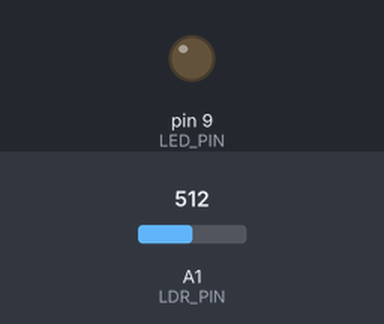
Recording of a sketch running on a simulated Arduino Uno, built with avr-gcc and run on an emulated ATmega328P. Parts: output pins drawn as LEDs (lit = HIGH). The test bench sets the inputs (shaded band); at power-on: A1 (LDR_PIN) = 512. What the sketch prints to the serial monitor is not drawn.

Above: at 1.3 s.
1.4 s: A1 (LDR_PIN) set to 485
At 2.7 s:
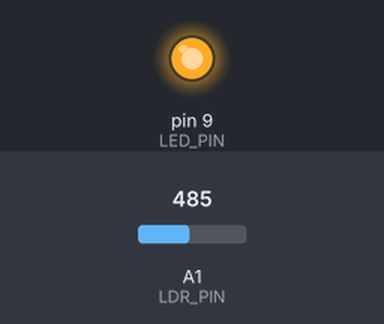
3.0 s: A1 (LDR_PIN) set to 510
At 4.0 s:
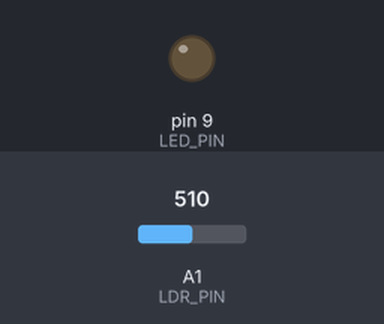
4.5 s: A1 (LDR_PIN) set to 490
At 5.2 s:
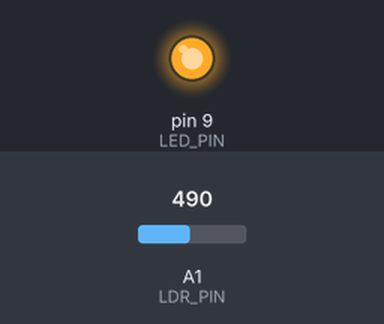
Timing chart, 0 to 7.5 s (numbered marks = the images above; inputs shaded):
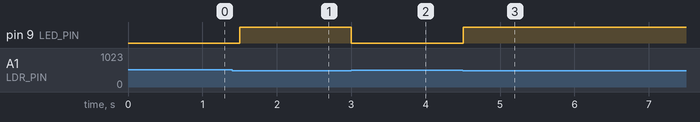

The sketch:

Cau11-quangtro-1led.ino
```cpp
const int LDR_PIN = A1;
const int LED_PIN = 9;
int lightValue = 0;

void setup() {
  pinMode(LED_PIN, OUTPUT);
  Serial.begin(9600);
}

void loop() {
  lightValue = analogRead(LDR_PIN);
  Serial.print("Giá tr? ánh sáng: ");
  Serial.print(lightValue);

  if (lightValue > 500) {
    digitalWrite(LED_PIN, LOW); // T?t ?èn
    Serial.println(" -> ?èn LED t?t");
  } else {
    digitalWrite(LED_PIN, HIGH); // B?t ?èn
    Serial.println(" -> ?èn LED sáng");
  }

  delay(500);
}
```

Measured:
- the behaviour switches between 501 and 500 on A1 (LDR_PIN) (found by bisection; images 0 and 1)
- after the input at 1.4 s, pin 9 (LED_PIN): LOW → HIGH after 0.10 s
- after the input at 3.0 s, pin 9 (LED_PIN): HIGH → LOW at once
- after the input at 4.5 s, pin 9 (LED_PIN): LOW → HIGH at once
